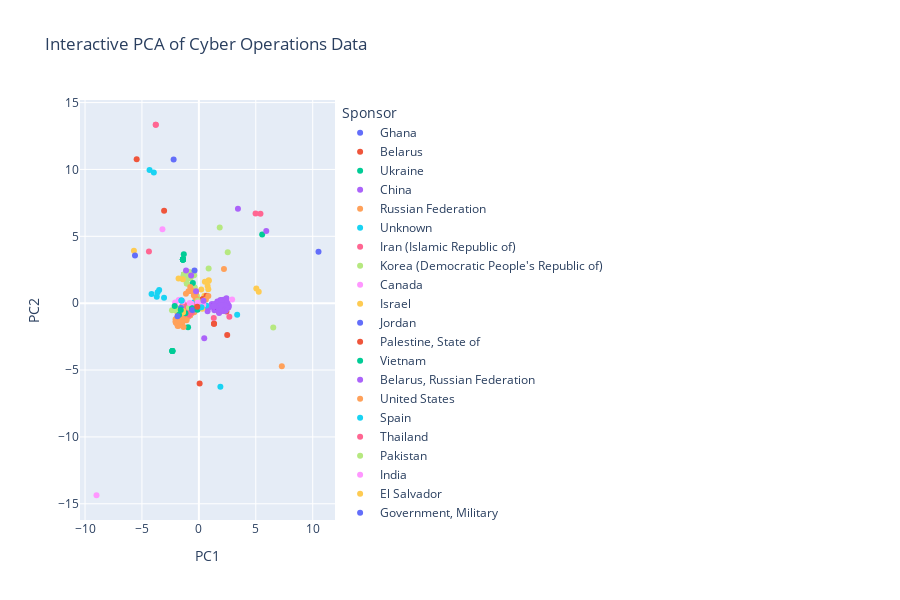

Notebook cell for this chart:
### Code cell
from sklearn.preprocessing import OneHotEncoder, StandardScaler
from sklearn.decomposition import PCA
import plotly.express as px


# Select categorical columns
categorical_cols = ['Affiliations', 'Victims', 'Sponsor']

# Fill missing values
df[categorical_cols] = df[categorical_cols].fillna('Unknown')

# One-hot encode categorical features
encoder = OneHotEncoder(sparse_output=False, drop='first')
X_encoded = encoder.fit_transform(df[categorical_cols])

# Standardize features
scaler = StandardScaler()
X_scaled = scaler.fit_transform(X_encoded)

# Apply PCA
pca = PCA(n_components=2)
X_pca = pca.fit_transform(X_scaled)

# Create a DataFrame with PCA components and original info for hover
df_pca = pd.DataFrame(X_pca, columns=['PC1', 'PC2'])
df_pca[['Sponsor', 'Type', 'Affiliations']] = df[['Sponsor', 'Type', 'Affiliations']]

# Create interactive plot
fig = px.scatter(
    df_pca,
    x='PC1',
    y='PC2',
    color='Sponsor',  # color by Sponsor for clarity
    hover_data=['Sponsor', 'Type', 'Affiliations'],  # show these when hovering
    title="Interactive PCA of Cyber Operations Data"
)

fig.update_layout(
    width=900,
    height=600
)

fig.show()
